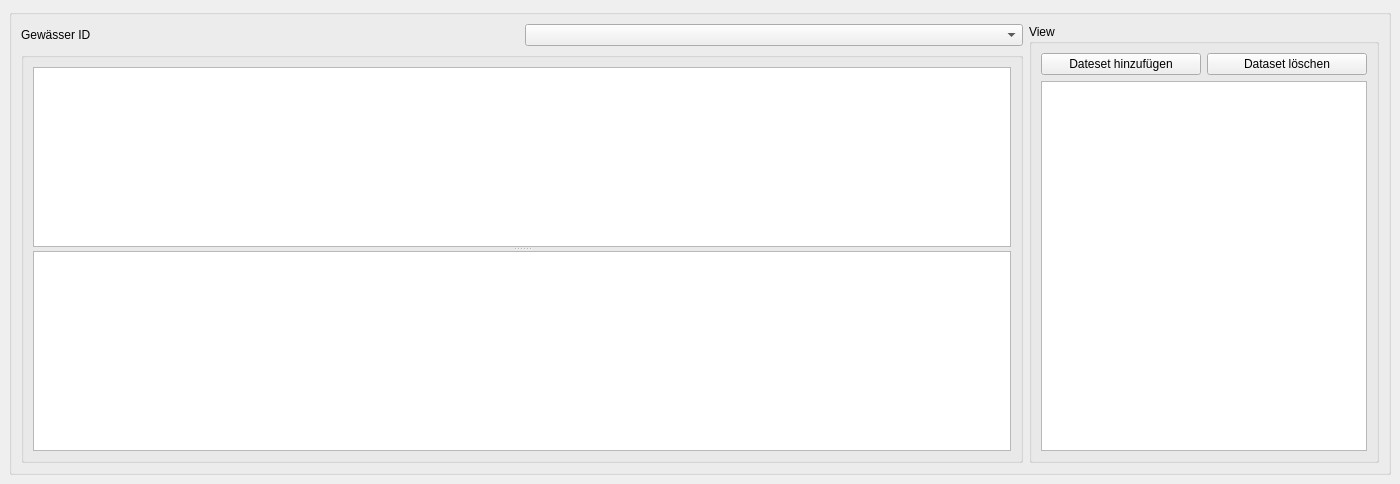
  <widget class="QDockWidget" name="lp_dock">
   <property name="minimumSize">
    <size>
     <width>1400</width>
     <height>399</height>
    </size>
   </property>
   <property name="font">
    <font>
     <family>Segoe UI</family>
     <pointsize>9</pointsize>
    </font>
   </property>
   <property name="floating">
    <bool>false</bool>
   </property>
   <property name="features">
    <set>QDockWidget::AllDockWidgetFeatures</set>
   </property>
   <property name="allowedAreas">
    <set>Qt::AllDockWidgetAreas</set>
   </property>
   <property name="windowTitle">
    <string>Lageplan View</string>
   </property>
   <attribute name="dockWidgetArea">
    <number>2</number>
   </attribute>
   <widget class="QWidget" name="dockWidgetContents_6">
    <layout class="QVBoxLayout" name="verticalLayout_4">
     <item>
      <widget class="QGroupBox" name="groupBox_6">
       <property name="title">
        <string/>
       </property>
       <layout class="QGridLayout" name="gridLayout_10">
        <item row="1" column="0" colspan="2">
         <widget class="QGroupBox" name="groupBox_7">
          <property name="title">
           <string/>
          </property>
          <layout class="QVBoxLayout" name="verticalLayout">
           <item>
            <widget class="QSplitter" name="splitter_2">
             <property name="orientation">
              <enum>Qt::Vertical</enum>
             </property>
             <widget class="PlotWidget" name="langView"/>
             <widget class="PlotWidget" name="nodeView">
              <property name="minimumSize">
               <size>
                <width>200</width>
                <height>200</height>
               </size>
              </property>
             </widget>
            </widget>
           </item>
          </layout>
         </widget>
        </item>
        <item row="0" column="0">
         <widget class="QLabel" name="label_93">
          <property name="text">
           <string>Gewässer ID</string>
          </property>
         </widget>
        </item>
        <item row="0" column="1">
         <widget class="QComboBox" name="lang_ID"/>
        </item>
        <item row="0" column="2" rowspan="2">
         <widget class="QGroupBox" name="groupBox_13">
          <property name="sizePolicy">
           <sizepolicy hsizetype="Expanding" vsizetype="Expanding">
            <horstretch>0</horstretch>
            <verstretch>0</verstretch>
           </sizepolicy>
          </property>
          <property name="minimumSize">
           <size>
            <width>200</width>
            <height>0</height>
           </size>
          </property>
          <property name="maximumSize">
           <size>
            <width>350</width>
            <height>999999</height>
           </size>
          </property>
          <property name="title">
           <string>View</string>
          </property>
          <layout class="QGridLayout" name="gridLayout_4">
           <item row="0" column="1">
            <widget class="QPushButton" name="lp_adddata">
             <property name="text">
              <string>Dateset hinzufügen</string>
             </property>
            </widget>
           </item>
           <item row="1" column="1" colspan="2">
            <widget class="QListWidget" name="lp_listWidget">
             <property name="dragEnabled">
              <bool>true</bool>
             </property>
             <property name="defaultDropAction">
              <enum>Qt::TargetMoveAction</enum>
             </property>
             <property name="alternatingRowColors">
              <bool>true</bool>
             </property>
             <property name="movement">
              <enum>QListView::Snap</enum>
             </property>
             <property name="viewMode">
              <enum>QListView::ListMode</enum>
             </property>
             <property name="sortingEnabled">
              <bool>true</bool>
             </property>
            </widget>
           </item>
           <item row="0" column="2">
            <widget class="QPushButton" name="lp_removedata">
             <property name="text">
              <string>Dataset löschen</string>
             </property>
            </widget>
           </item>
          </layout>
         </widget>
        </item>
       </layout>
      </widget>
     </item>
    </layout>
   </widget>
  </widget>
